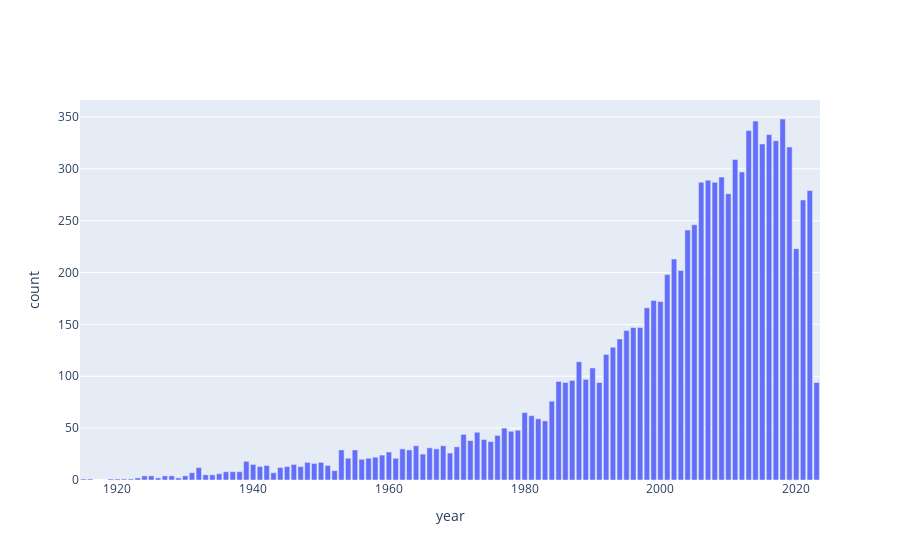
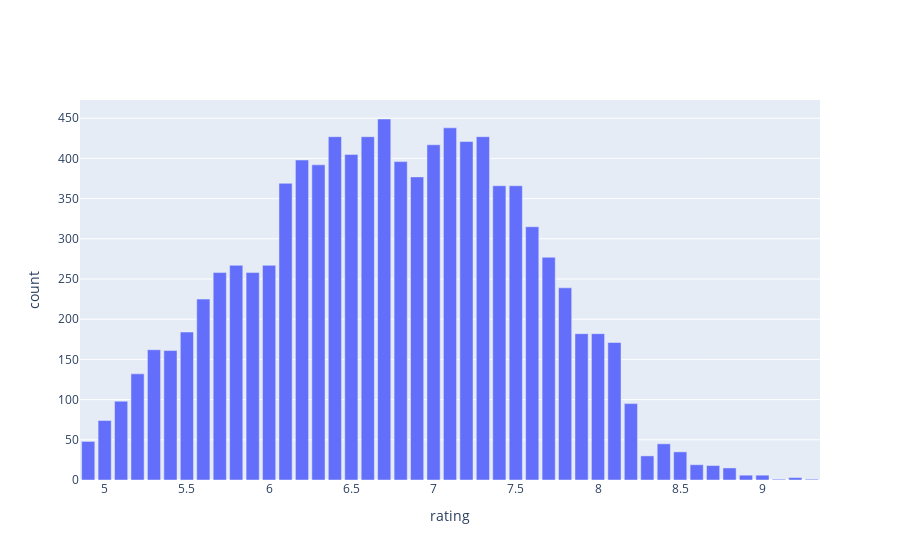
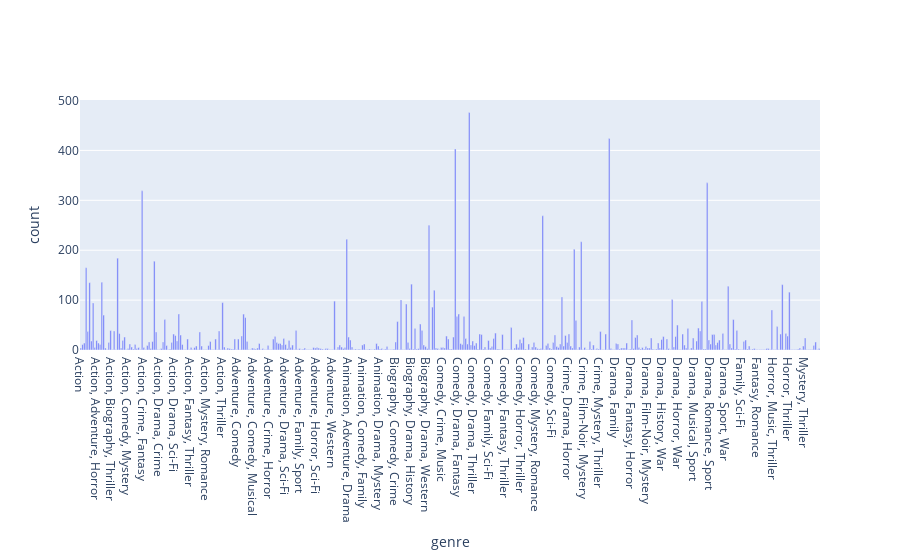

The code cell stored with these charts, in order, in its notebook:
### Code cell
for column in df[['year', 'rating', 'genre']].columns:
    count = df[column].value_counts().sort_index()
    
    trace = go.Bar(
        x = count.index,
        y= count.values,
        name = f'{column} distrinution'
    )
    fig = go.Figure(trace)
    fig.update_layout(
        xaxis = dict(title=column),
        yaxis = dict(title='count')
    )
    fig.show()
